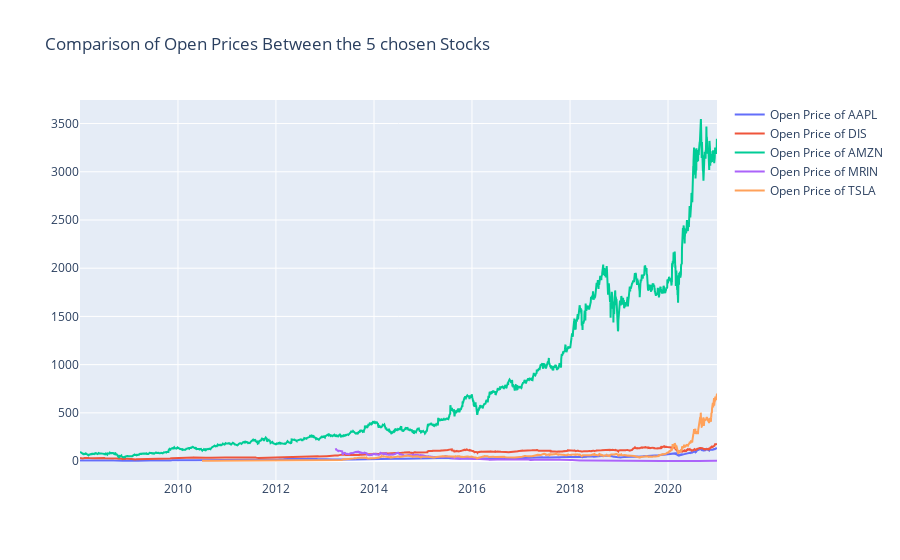

Notebook code cell kept with this figure:
### Markdown cell above
**Problem 12.** Use plotly.offline to create an interactive chart that will show how the Open
prices of the stocks (imported above) have changed over time. Only one chart should be 
created.

### Code cell
fig=go.Figure()

fig.add_trace(go.Scatter(x=data_stocks.index,
                        y=data_stocks.Open_AAPL,
                        mode='lines',
                        name='Open Price of AAPL'))

fig.add_trace(go.Scatter(x=data_stocks.index,
                        y=data_stocks.Open_DIS,
                        mode='lines',
                        name='Open Price of DIS'))

fig.add_trace(go.Scatter(x=data_stocks.index,
                        y=data_stocks.Open_AMZN,
                        mode='lines',
                        name='Open Price of AMZN'))

fig.add_trace(go.Scatter(x=data_stocks.index,
                        y=data_stocks.Open_MRIN,
                        mode='lines',
                        name='Open Price of MRIN'))

fig.add_trace(go.Scatter(x=data_stocks.index,
                        y=data_stocks.Open_TSLA,
                        mode='lines',
                        name='Open Price of TSLA'))

fig.update_layout(title='Comparison of Open Prices Between the 5 chosen Stocks')

fig.show()

### Figure 1 — Plotly figure (JSON) as saved in the notebook; plotly's stock layout.template omitted (floating-point values rounded to 4 significant figures; data arrays with more than 128 entries replaced by an {"elided": "..."} marker saying what was removed)
{"data": [{"mode": "lines", "name": "Open Price of AAPL", "type": "scatter", "x": {"elided": "3274 str values"}, "y": {"elided": "3274 float values"}}, {"mode": "lines", "name": "Open Price of DIS", "type": "scatter", "x": {"elided": "3274 str values"}, "y": {"elided": "3274 float values"}}, {"mode": "lines", "name": "Open Price of AMZN", "type": "scatter", "x": {"elided": "3274 str values"}, "y": {"elided": "3274 float values"}}, {"mode": "lines", "name": "Open Price of MRIN", "type": "scatter", "x": {"elided": "3274 str values"}, "y": {"elided": "3274 float values"}}, {"mode": "lines", "name": "Open Price of TSLA", "type": "scatter", "x": {"elided": "3274 str values"}, "y": {"elided": "3274 float values"}}], "layout": {"title": {"text": "Comparison of Open Prices Between the 5 chosen Stocks"}}}
